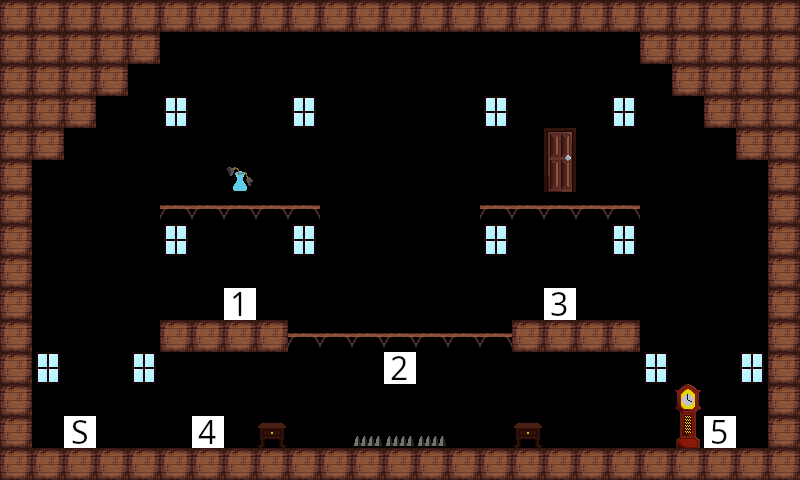

This is a level from a 2D game, rendered from its Tiled map with the project's own tilesets. A one-line summary and the complete map file follow:
An orthogonal 25x15 tile map with 32x32 px tiles, 1 tile layer (Tile Layer 1).

<map version="1.10" tiledversion="1.10.2" orientation="orthogonal" renderorder="right-down" width="25" height="15" tilewidth="32" tileheight="32" infinite="0" nextlayerid="2" nextobjectid="1">
 <editorsettings>
  <export target="../assets/levels/LevelSpike.csv" format="csv" />
 </editorsettings>
 <tileset firstgid="1" source="tiles.tsx" />
 <layer id="1" name="Tile Layer 1" width="25" height="15">
  <data encoding="csv">
2,2,2,2,2,2,2,2,2,2,2,2,2,2,2,2,2,2,2,2,2,2,2,2,2,
2,2,2,2,2,0,0,0,0,0,0,0,0,0,0,0,0,0,0,0,2,2,2,2,2,
2,2,2,2,0,0,0,0,0,0,0,0,0,0,0,0,0,0,0,0,0,2,2,2,2,
2,2,2,0,0,23,0,0,0,23,0,0,0,0,0,23,0,0,0,23,0,0,2,2,2,
2,2,0,0,0,0,0,0,0,0,0,0,0,0,0,0,0,0,0,0,0,0,0,2,2,
2,0,0,0,0,0,0,22,0,0,0,0,0,0,0,0,0,24,0,0,0,0,0,0,2,
2,0,0,0,0,3,3,3,3,3,0,0,0,0,0,3,3,3,3,3,0,0,0,0,2,
2,0,0,0,0,23,0,0,0,23,0,0,0,0,0,23,0,0,0,23,0,0,0,0,2,
2,0,0,0,0,0,0,0,0,0,0,0,0,0,0,0,0,0,0,0,0,0,0,0,2,
2,0,0,0,0,0,0,101,0,0,0,0,0,0,0,0,0,103,0,0,0,0,0,0,2,
2,0,0,0,0,2,2,2,2,3,3,3,3,3,3,3,2,2,2,2,0,0,0,0,2,
2,23,0,0,23,0,0,0,0,0,0,0,102,0,0,0,0,0,0,0,23,0,0,23,2,
2,0,0,0,0,0,0,0,0,0,0,0,0,0,0,0,0,0,0,0,0,0,0,0,2,
2,0,6,0,0,0,104,0,21,0,0,5,5,5,0,0,21,0,0,0,0,25,105,0,2,
2,2,2,2,2,2,2,2,2,2,2,2,2,2,2,2,2,2,2,2,2,2,2,2,2
</data>
 </layer>
</map>
